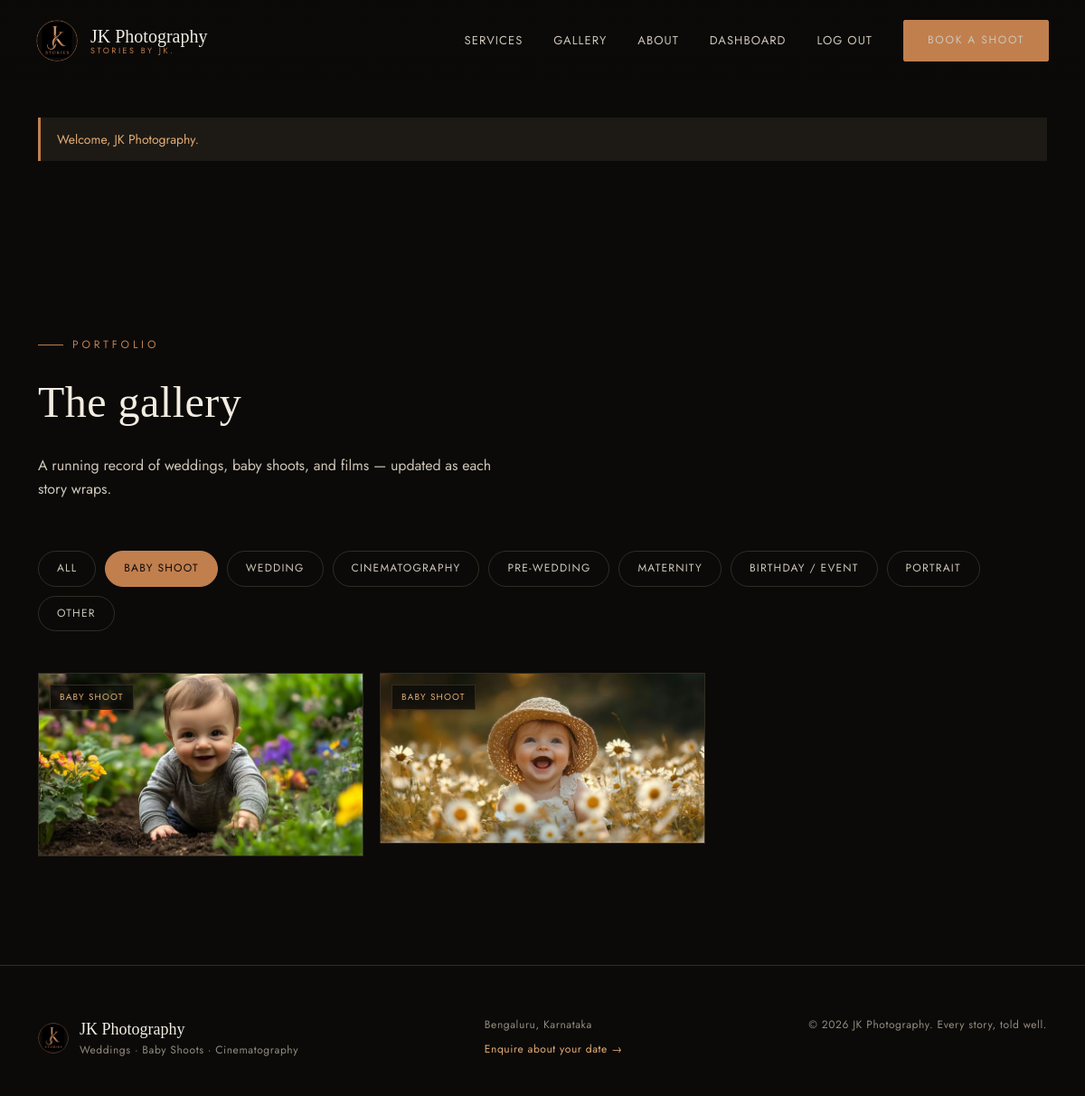
Screenshot of /gallery?category=Baby+Shoot (signed in) with the database file from the repository.
### models.py (models this page shows)
class GalleryItem(Base):
    __tablename__ = "gallery_item"
    id = Column(Integer, primary_key=True)
    filename = Column(String(255), nullable=False)
    media_type = Column(String(10), nullable=False)
    category = Column(String(50), nullable=False)
    title = Column(String(150))
    created_at = Column(DateTime, default=datetime.utcnow)

### main.py (the view)
@app.get("/gallery")
def gallery(request: Request, category: str = "all", db: Session = Depends(get_db), admin: Optional[AdminUser] = Depends(get_current_admin)):
    categories = ["all", "Baby Shoot", "Wedding", "Cinematography", "Pre-Wedding", "Maternity", "Birthday / Event", "Portrait", "Other"]
    if not admin:
        return render(request, "gallery.html", items=[], categories=categories, active_category=category, locked=True, _admin=admin)
    query = db.query(GalleryItem).order_by(GalleryItem.created_at.desc())
    if category != "all":
        query = query.filter(GalleryItem.category == category)
    items = query.all()
    return render(request, "gallery.html", items=items, categories=categories, active_category=category, locked=False, _admin=admin)

### templates/gallery.html (shortened to what this page needs)
{% extends "base.html" %}
{% block content %}
<section class="section" style="padding-top: 160px;">
  <div class="container">
    <div class="section-head">
      <div class="eyebrow">Portfolio</div>
      <h2 class="section-title">The gallery</h2>
      <p class="section-desc">A running record of weddings, baby shoots, and films — updated as each story wraps.</p>
    </div>
    {% if locked %}
      <div class="lock-screen">
        <div class="lock-card">
          <div class="lock-icon">
            <svg width="26" height="26" viewBox="0 0 24 24" fill="none" xmlns="http://www.w3.org/2000/svg">
              <rect x="4" y="10" width="16" height="10" rx="1.5" stroke="currentColor" stroke-width="1.6"/>
              <path d="M7 10V7a5 5 0 0 1 10 0v3" stroke="currentColor" stroke-width="1.6"/>
              <circle cx="12" cy="15" r="1.6" fill="currentColor"/>
            </svg>
          </div>
          <h3 class="lock-title">This gallery is private</h3>
          <p class="lock-desc">The full portfolio is reserved for JK. Enter the studio password to view it.</p>
          <form method="POST" action="{{ url_for('unlock') }}" class="lock-form">
            <input type="hidden" name="next" value="{{ url_for('gallery', category=active_category) }}">
            <input type="password" name="password" placeholder="Studio password" required autofocus>
            <button type="submit" class="btn btn-solid" style="width: 100%; justify-content: center; padding: 13px;">Unlock Gallery</button>
          </form>
          <a href="{{ url_for('book') }}" class="lock-alt-link">Prefer to just enquire about a shoot? Book here &rarr;</a>
        </div>
      </div>
    {% else %}
      <div class="gallery-filters">
        {% for c in categories %}
          <a href="{{ url_for('gallery', category=c) }}" class="filter-pill {{ 'active' if c == active_category else '' }}">{{ c }}</a>
        {% endfor %}
      </div>
      {% if items %}
        <div class="masonry">
          {% for item in items %}
            <div class="masonry-item">
              <span class="tag">{{ item.category }}</span>
              {% if item.media_type == 'image' %}
                <img src="{{ url_for('static', filename='uploads/' ~ item.filename) }}" alt="{{ item.title }}" loading="lazy">
              {% else %}
                <video src="{{ url_for('static', filename='uploads/' ~ item.filename) }}" controls></video>
              {% endif %}
            </div>
          {% endfor %}
        </div>
      {% else %}
        <div class="empty-state">
          Nothing here yet in this category. Check back soon, or upload from the dashboard.
        </div>
      {% endif %}
    {% endif %}
  </div>
</section>
{% endblock %}

### static/css/style.css (style rules this page uses)
:root { --black: #0b0a09; --panel: #15130f; --panel-light: #1d1a15; --hairline: #322c22; --copper: #c17f4e; --copper-light: #e3ac74; --copper-deep: #8a5630; --cream: #f3ece1; --cream-dim: #cfc6b8; --muted: #948a7c; --font-display: "Cormorant Garamond", "Times New Roman", serif; --font-body: "Jost", "Helvetica Neue", sans-serif; --radius: 2px; --ease: cubic-bezier(0.65, 0, 0.35, 1); }
* { box-sizing: border-box; }
html { scroll-behavior: smooth; }
body { margin: 0; background: var(--black); color: var(--cream); font-family: var(--font-body); font-size: 16px; line-height: 1.6; -webkit-font-smoothing: antialiased; }
h1, h2, h3, h4 { font-family: var(--font-display); color: var(--cream); font-weight: 500; margin: 0; letter-spacing: 0.01em; }
a { color: inherit; text-decoration: none; }
img, video { max-width: 100%; display: block; }
.container { max-width: 1180px; margin: 0 auto; padding: 0 32px; }
.eyebrow { display: inline-flex; align-items: center; gap: 10px; font-family: var(--font-body); font-size: 12px; letter-spacing: 0.32em; text-transform: uppercase; color: var(--copper); }
.eyebrow::before { content: ""; width: 28px; height: 1px; background: var(--copper); }
.section { padding: 120px 0; position: relative; }
.section-head { margin-bottom: 56px; max-width: 620px; }
.section-title { font-size: clamp(32px, 4vw, 52px); margin-top: 16px; }
.section-desc { margin-top: 18px; color: var(--cream-dim); font-size: 16px; max-width: 520px; }
.gallery-filters { display: flex; flex-wrap: wrap; gap: 10px; margin-bottom: 46px; }
.filter-pill { padding: 9px 20px; border: 1px solid var(--hairline); font-size: 12px; letter-spacing: 0.1em; text-transform: uppercase; color: var(--cream-dim); border-radius: 999px; transition: all 0.2s; }
.filter-pill.active { background: var(--copper); border-color: var(--copper); color: var(--black); }
.masonry { columns: 3 260px; column-gap: 18px; }
.masonry-item { break-inside: avoid; margin-bottom: 18px; border: 1px solid var(--hairline); overflow: hidden; position: relative; }
.masonry-item .tag { position: absolute; top: 12px; left: 12px; font-size: 10px; letter-spacing: 0.12em; text-transform: uppercase; background: rgba(11,10,9,0.75); color: var(--copper-light); padding: 5px 10px; border: 1px solid var(--hairline); }
.masonry-item img, .masonry-item video { width: 100%; display: block; transition: transform 0.5s var(--ease); }

### rows the page displays
GalleryItem: category "BABY SHOOT", filename (picture)
GalleryItem: category "BABY SHOOT", filename (picture)

### other values shown
{{ f.message }} "Welcome, JK Photography."
{{ c }} "ALL" "BABY SHOOT" "WEDDING" "CINEMATOGRAPHY" "PRE-WEDDING" "MATERNITY" "BIRTHDAY / EVENT" "PORTRAIT" "OTHER"
{{ 2026 }} "2026"
